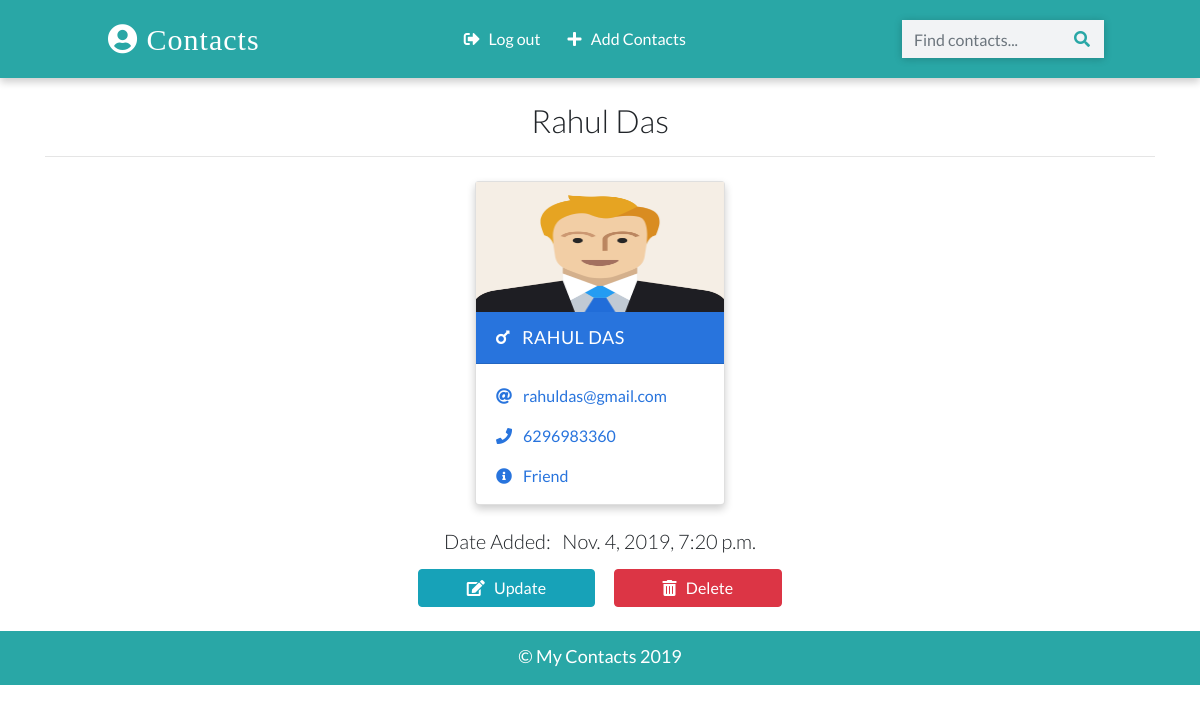
Screenshot of /detail/4/ (signed in) with the database file from the repository.
### contactapp/models.py (models this page shows, shortened)
class Contact(models.Model):
    manager = models.ForeignKey(User, on_delete=models.CASCADE, default=None)
    name = models.CharField(max_length=20)
    email = models.EmailField(max_length=100)
    phone = models.IntegerField()
    info = models.CharField(max_length=30)
    gender = models.CharField(max_length=50, choices=(
        ('male','Male'),
        ('female','Female')
    ))
    image = models.ImageField(upload_to='images/',blank=True)
    date_added = models.DateTimeField(default=datetime.now)
    class Meta:
        ordering = ['-id']

### contactapp/views.py (the view)
# urls.py: path('detail/<int:pk>/', views.ContactDetailView.as_view(), name="detail"),
class ContactDetailView(LoginRequiredMixin, DetailView):
    template_name = 'detail.html'
    model = Contact
    context_object_name = 'contact'

### templates/detail.html (shortened to what this page needs)
{% extends 'base.html' %}
{% load static %}
{% block content %}
{% if contact.manager == request.user %}
    <div class="container">
      <h2 class="heading font-weight-light text-center">{{contact.name}}</h2>
      <hr />
    </div>
    <div class="container main-part">
      {% include 'partials/_card.html' %}
    </div>
    <div class="container mt-3">
    <h5 class="text-center my-3 font-weight-light">Date Added: &nbsp; {{contact.date_added}}</h5>
      <p class="text-center text-light">
      <a class="btn btn-info px-5" href="{% url 'update' contact.id %}" >
      <i class="fas fa-edit"></i> &nbsp; Update
      </a>
      <a class="btn btn-danger px-5" href="{% url 'delete' contact.id %}">
        <i class="fas fa-trash-alt"></i> &nbsp; Delete
      </a>
      </p>
    </div>
{% else %}
  <div class="container">
      <h2 class="heading font-weight-light text-center">You don't have access to this page!</h2>
      <hr />
    </div>
{% endif %}
{% endblock content %}

### templates/base.html (shortened to what this page needs)
{% load static %}
<!DOCTYPE html>
<html lang="en">
  <head>
    <link
      rel="stylesheet"
      href="https://stackpath.bootstrapcdn.com/bootstrap/4.2.1/css/bootstrap.min.css"
    />
    <link rel="stylesheet" href="{% static './css/main.css' %}" />
    <link
      rel="stylesheet"
      href="https://use.fontawesome.com/releases/v5.6.3/css/all.css"
    />
  </head>
  <body>
    <nav>
      <a class="logo" href="{% url 'home' %}">
        <i class="fas fa-user-circle"></i>&nbsp;Contacts
      </a>
      <p class="feature-link m-0 p-0">
        {% if request.user.is_authenticated  %}
           <a href="{% url 'logout' %}" class="mr-4 text-white">
          <i class="fas fa-sign-out-alt"></i> &nbsp; Log out
        </a>
        <a href="{% url 'create' %}" class="mr-4 text-white">
          <i class="fas fa-plus"></i> &nbsp; Add Contacts
        </a>
        {% endif %}
      </p>
      <form class="form-inline my-2" action="{% url 'search' %}" method="GET" >
        <input
          class="form-control"
          type="text"
          placeholder="Find contacts..."
          name = "search_term"
          value="{{search_term}}"
        />
        <button class="btn" type="submit"><i class="fas fa-search"></i></button>
      </form>
    </nav>
    <br />
  {% block content %}
  {% endblock content %}
    <footer class="mt-4 p-2">
      <p class="text-center p-1 m-0">&copy; My Contacts 2019</p>
    </footer>
  </body>
</html>

### templates/partials/_card.html (shortened to what this page needs)
{% load static %}
{% if contact.gender == 'male' %}
  <div class="card my-2 mx-2 boy-card">
    <img src="{% if contact.image %}
    {{contact.image.url}}
    {% else %}
    {% static '/images/boy.png' %}
    {% endif %}" class="img-fluid" />
    <div class="card-header">
      <a href="{% url 'detail' contact.id %}" class="text-white header-link"
        ><i class="fas fa-mars mr-2"></i> {{contact.name}}</a
      >
    </div>
    <div class="card-body pb-0">
      <p>
        <i class="fas fa-at mr-2"></i>
        <a href="mailto:{{contact.email}}">{{contact.email}}</a>
      </p>
      <p>
        <i class="fas fa-phone mr-2"></i>
        <a href="tel:{{contact.phone}}">{{contact.phone}}</a>
      </p>
      <p><i class="fas fa-info-circle mr-2"></i> {{contact.info}}</p>
    </div>
  </div>
{% endif %}

### static/css/main.css (style rules this page uses)
:root { --back: #29a7a6; --girl: #e64298; --boy: #2874dd; }
body { font-family: Lato, sans-serif; }
nav { font-weight: light; display: flex; justify-content: space-around; background-color: var(--back); align-items: center; padding-top: 12px; padding-bottom: 12px; box-shadow: 0 4px 8px 0 rgba(0, 0, 0, 0.2); }
.logo { font-size: 30px; letter-spacing: 1px; color: white; padding: 2px 12px; border-radius: 8px; font-family: cursive; }
form { position: relative; }
button { position: absolute; right: 1px; outline: none; cursor: pointer; }
button i { color: var(--back); }
input { border-radius: 0px !important; width: 250px; border: none !important; background-color: #f2f3f5 !important; box-shadow: 0 1px 8px 0 rgba(0, 0, 0, 0.2); }
.card { box-shadow: 0 4px 8px 0 rgba(0, 0, 0, 0.2); transition: 0.3s; min-width: 250px; box-sizing: border-box; }
img { height: 130px !important; }
.card-header { font-size: 18px; letter-spacing: 0.5px; text-transform: uppercase; }
.boy-card .card-header { background-color: var(--boy); }
.boy-card .card-body, .boy-card .card-body p a { color: var(--boy); }
.card-body p { cursor: pointer; }
.main-part { display: flex; flex-wrap: wrap; justify-content: space-evenly; }
footer { background-color: var(--back); color: white; font-size: 18px; border-bottom: 3px solid var(--back); }

### rows the page displays
Contact: name "Rahul Das", name "RAHUL DAS", email "rahuldas@gmail.com", phone "6296983360", info "Friend", date_added "Nov. 4, 2019, 7:20 p.m."
